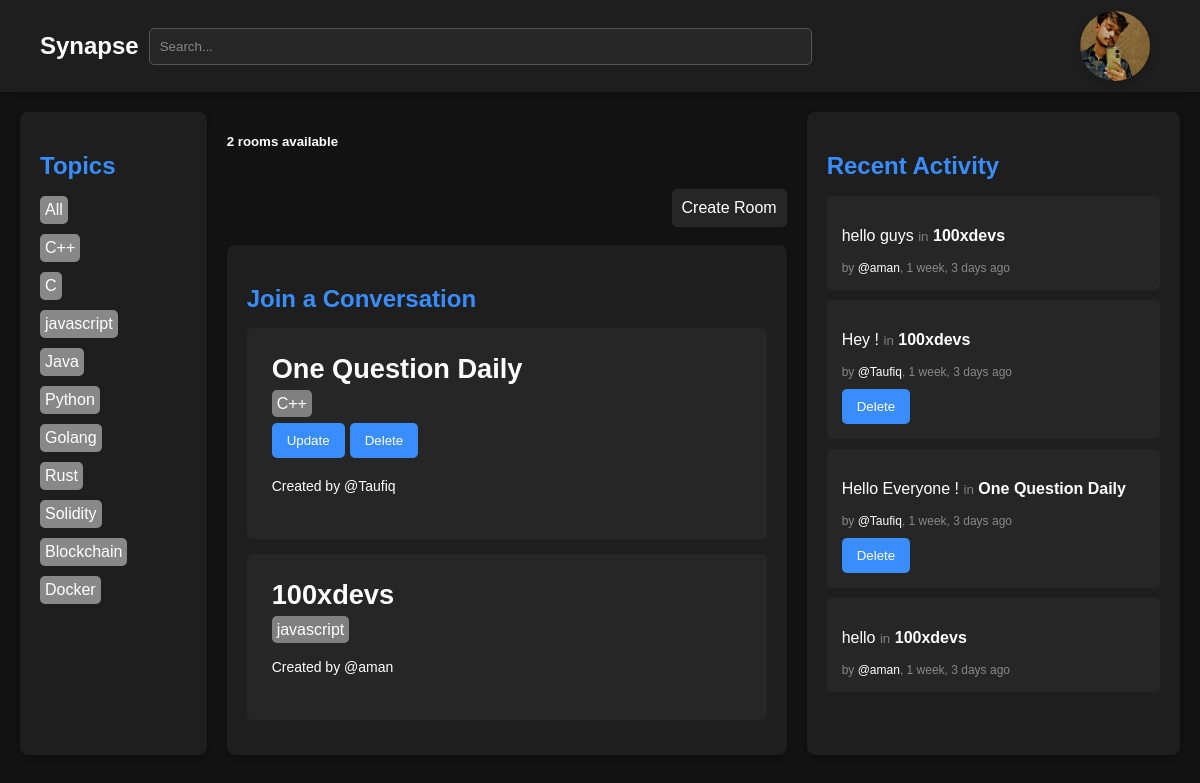
/ (signed in), run on the app's committed database.
### base/models.py (models this page shows)
class User(AbstractUser):
    name = models.CharField(max_length=200 ,null=True)
    email = models.EmailField(null=True,unique=True)
    bio = models.TextField(null=True)
    avatar = models.ImageField(null=True,default="avatar.png")
    USERNAME_FIELD = 'email'
    REQUIRED_FIELDS = []

class Topic(models.Model):
    name = models.CharField(max_length=200)
    def __str__(self):
        return self.name

class Room(models.Model):
    host = models.ForeignKey(User, on_delete=models.SET_NULL, null=True)
    name = models.CharField(max_length=200)
    participants = models.ManyToManyField(User,related_name='participants')
    description = models.TextField(null=True, blank=True)
    topic = models.ForeignKey(Topic, on_delete=models.SET_NULL, null=True)
    updated = models.DateTimeField(auto_now= True)
    created = models.DateTimeField(auto_now_add= True)
    class Meta:
        ordering = ['-updated', 'created']
    def __str__ (self):
        return self.name

class Message(models.Model):
    user = models.ForeignKey(User, on_delete=models.CASCADE)
    body = models.TextField()
    room = models.ForeignKey(Room, related_name='messages', on_delete=models.CASCADE)
    updated = models.DateTimeField(auto_now= True)
    created = models.DateTimeField(auto_now_add= True)
    class Meta:
        ordering = ['-updated', 'created']
    def __str__ (self):
        return self.body[0:50]

### base/views.py (the view)
# urls.py: 2. Add a URL to urlpatterns:  path('', views.home, name='home')
def home(request):
    q = request.GET.get('q', '')
    rooms = Room.objects.filter(Q(topic__name__icontains=q) | Q(name__icontains=q) | Q(description__icontains=q))
    topics = Topic.objects.all()
    rooms_count = rooms.count()
    room_messages = Message.objects.filter(Q(room__topic__name__icontains=q))
    return render(request, 'base/home.html', {'rooms' : rooms, 'topics': topics,'rooms_count':rooms_count, 'room_messages': room_messages})

### base/templates/base/home.html
{% extends 'main.html' %}
{% block content %}
<div class="dashboard">
       {% include 'base/topics_component.html' %}
    <div>
        <div>
            <h5>{{rooms_count}} rooms available</h5>
        </div>
        <br/>
        <div class="create-room">
            <div style=" padding: 10px; background-color: #262626; border-radius: 5px;">
                <a href="{% url 'create-room' %}">Create Room</a>
            </div>
        </div>
        <br/>
        {% include 'base/feed_component.html' %}
    </div>
      {% include 'base/activity_component.html' %}
</div>
{% endblock %}

### templates/nav.html
<nav class="navbar">
  <a class="logo" href="/">Synapse </a>
  <div class="search-container">
    <form style="padding: 10px" method="GET" action="{% url 'home' %}">
      <input class="search-bar" name="q" placeholder="Search..." />
    </form>
  </div>
  <div style="margin-right: 10px; margin-left: 25%">
    {% if request.user.is_authenticated %}
    <a href="{% url 'user-profile' request.user.id %}">
      <div class="profile-pic-container" style="    width: 70px;
    height: 70px;">
        <img src="{{request.user.avatar.url}}" alt="Profile Picture" />
      </div>
    </a>
    {% else %}
    <a style="" href="{% url 'login' %}">hhd</a>
    {% endif %}
  </div>
</nav>

### base/templates/base/topics_component.html
  <div class="column topics">
    <h2>Topics</h2>
    <ul>
      <li style="background-color:#888888;  padding: 5px; border-radius: 5px; margin-bottom: 10px; display: inline-block;"><a href="{% url 'home' %}">All</a></li>
      {% for topic in topics %}
      <div>
        <li style="background-color:#888888;  padding: 5px; border-radius: 5px; margin-bottom: 10px; display: inline-block;"><a href="{% url 'home' %}?q={{topic.name|urlencode }}"
          >{{topic.name}}</a
        ></li>
      </div>
      {% endfor %}
    </ul>
  </div>

### base/templates/base/feed_component.html
<div class="column feeds">
  <h2>Join a Conversation</h2>
  {% for room in rooms %}
  <div class="feed-item">
    <div
      style="font-size: 1.7rem; font-weight: 700; padding-bottom: 10px"
      class="room-name"
    >
      <a href="{% url 'room' room.id %}">{{room.name}}</a>
    </div>
    <span style="background-color: gray; padding: 5px; border-radius: 5px;">{{room.topic}}</span>
    {% if request.user == room.host %}
    <div class="button-group">
      <button class="update-btn">
        <a href="{% url 'update-room' room.id %}">Update</a>
      </button>
      <button class="delete-btn">
        <a href="{% url 'delete-room' room.id %}">Delete</a>
      </button>
    </div>
    {% endif %}
    <div class="host-name">
      <a href="{% url 'user-profile' room.host.id %}"
        >Created by @{{room.host.username}}
      </a>
    </div>
  </div>
  {% endfor %}
</div>

### base/templates/base/activity_component.html
<div class="column recent-activity">
  <h2>Recent Activity</h2>
  <ul>
    {% for message in room_messages %}
    <li class="activity-item">
      <p>{{message}} <small style="color: gray;">in</small> <strong>{{message.room}}</strong></p>
      <span class="activity-meta"
        >by
        <a href="{% url 'user-profile' message.user.id %}">@{{message.user.username}}</a
        >, {{message.created|timesince}} ago</span
      >
      {% if request.user == message.user %}
      <button style=" margin-top: 10px;" class="delete-btn">
        <a href="{% url 'delete-message' message.id %}">Delete</a>
      </button>
      {% endif %}
    </li>
    {% endfor %}
  </ul>
</div>

### static/styles/style.css (style rules this page uses)
body { margin: 0; font-family: 'Arial', sans-serif; background-color: #121212; color: #ffffff; }
a { text-decoration: none; color: white; }
.navbar { display: flex; justify-content: space-between; align-items: center; padding: 1rem 40px; background-color: #1e1e1e; height: 60px; box-shadow: 0 2px 8px rgba(0, 0, 0, 0.2); }
.logo { font-size: 24px; font-weight: bold; }
.search-container { flex: 1; }
.search-bar { width: 100%; padding: 10px; border-radius: 5px; border: 1px solid #555; background-color: #262626; color: #ffffff; }
.search-bar::placeholder { color: #888; }
.dashboard { display: grid; grid-template-columns: 1fr 3fr 2fr; gap: 20px; padding: 20px; }
.column { background-color: #1e1e1e; padding: 20px; border-radius: 8px; box-shadow: 0 2px 4px rgba(0, 0, 0, 0.3); }
h2 { color: #3a8dff; margin-bottom: 15px; }
.feed-item { background-color: #262626; padding: 25px; margin: 15px 0; border-radius: 5px; }
.host-name { font-size: 14px; margin: 10px 0px; padding: 10px 0px ; }
.room-name { font-size: 1.5rem; }
.button-group { display: flex; justify-content: flex-start; margin-top: 10px; }
button { background-color: #3a8dff; color: white; border: none; padding: 10px 15px; border-radius: 5px; cursor: pointer; margin-right: 5px; transition: background-color 0.3s; }
ul { list-style-type: none; padding: 0; }
.activity-item { background-color: #262626; padding: 15px; margin: 10px 0; border-radius: 5px; }
.activity-meta { display: block; font-size: 12px; color: #888888; margin-top: 5px; }
.create-room { width: 100%; display: flex; justify-content: flex-end; }
input::placeholder, textarea::placeholder { color: #888; }
.profile-pic-container { border-radius: 50%; overflow: hidden; box-shadow: 0 4px 10px rgba(0, 0, 0, 0.2); }
.profile-pic-container img { width: 100%; height: 100%; object-fit: cover; display: block; }

### data on the page
User: user.avatar (picture)
Topic: name "C++"
Topic: name "C"
Topic: name "javascript"
Topic: name "Java"
Topic: name "Python"
Topic: name "Golang"
Topic: name "Rust"
Topic: name "Solidity"
Topic: name "Blockchain"
Topic: name "Docker"
Room: name "One Question Daily", topic "C++", shows "Update", host.username "Taufiq"
Room: name "100xdevs", topic "javascript", host.username "aman"
Message: body "hello guys", room "100xdevs", user.username "aman", created "1 week, 3 days"
Message: body "Hey !", room "100xdevs", user.username "Taufiq", created "1 week, 3 days", shows "Delete"
Message: body "Hello Everyone !", room "One Question Daily", user.username "Taufiq", created "1 week, 3 days", shows "Delete"
Message: body "hello", room "100xdevs", user.username "aman", created "1 week, 3 days"

### other printed values
{{ rooms_count }} "2"
